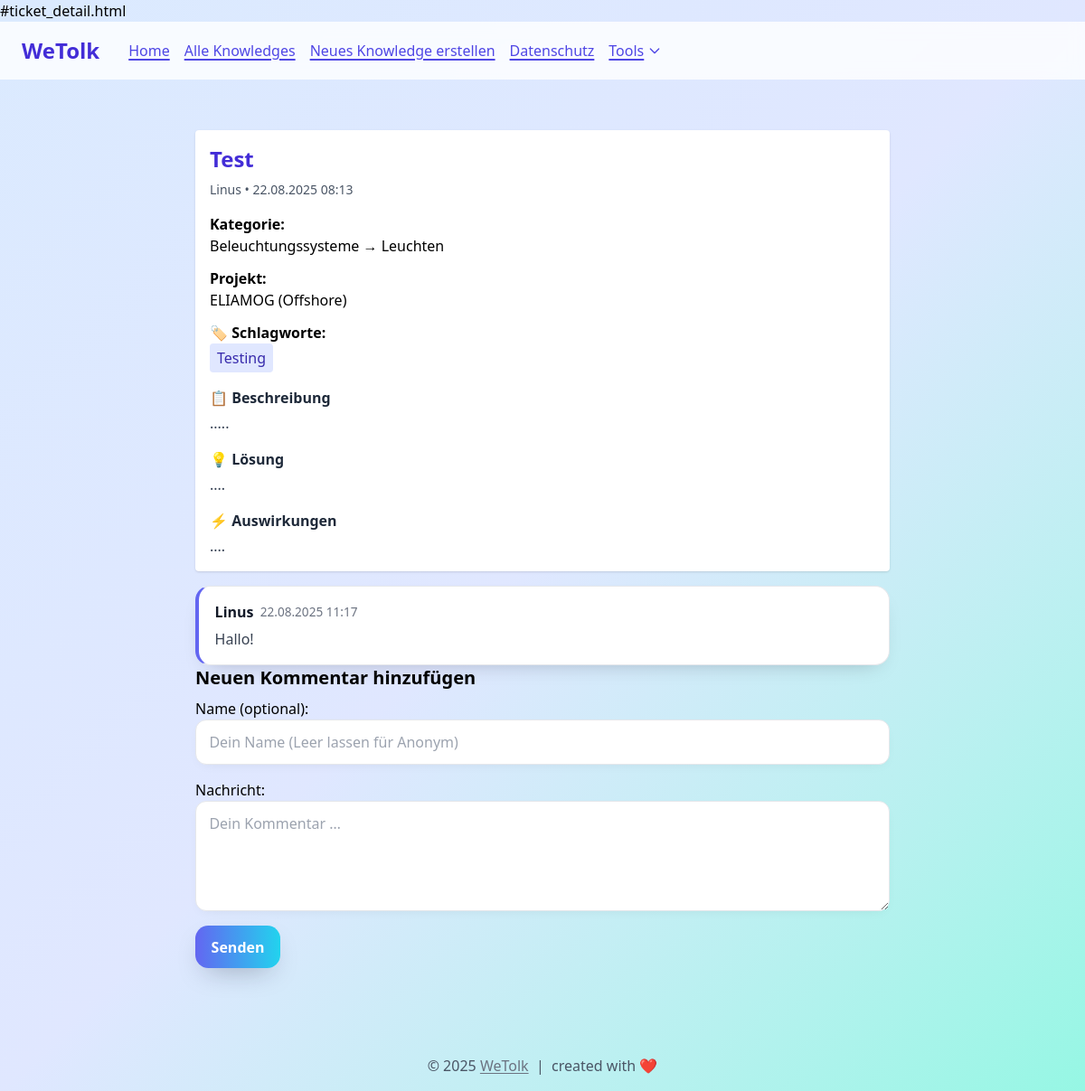
Page /29/ on the committed database.
### tickets/models.py (models this page shows, shortened)
class Ticket(models.Model):
    ROLE_CHOICES = [
        ('Teilprojektleiter', 'Teilprojektleiter'),
        ('Projektingenieur', 'Projektingenieur'),
        ('Controller', 'Controller'),
    ]
    CATEGORY_CHOICES = [
        ('Beleuchtungssysteme', 'Beleuchtungssysteme (SNE3)'),
        ('Kabelanlage', 'Kabelanlage'),
        ('Automation', 'Automation'),
        ('ILS', 'ILS'),
    ]
    SUBCATEGORY_CHOICES = [
        ('Beleuchtungstreiber', 'Beleuchtungstreiber'),
        ('Leuchten', 'Leuchten'),
        ('Kabelschirmung', 'Kabelschirmung'),
        ('Kabelbahn', 'Kabelbahn'),
        ('BUS-Systeme', 'BUS-Systeme'),
        ('SPS/DPU', 'SPS/DPU'),
        ('Sparepart Analysis', 'Sparepart Analysis'),
        ('Logistic-Support Analysis', 'Logistic-Support Analysis'),
    ]
    PROJECT_TYPE_CHOICES = [
        ('Offshore', 'Offshore'),
        ('Militär', 'Militär'),
        ('Forschungsschiff', 'Forschungsschiff'),
        ('Zivil', 'Zivil und sonstiges'),
    ]
    PROJECT_CHOICES = [
        ('BC Ferries', 'BC Ferries'),
        ('METEOR', 'METEOR'),
        ('Walther Herwig', 'Walther Herwig'),
        ('Sonne', 'Sonne'),
        ('F126', 'F126'),
        ('MEKO Brasilien', 'MEKO Brasilien'),
        ('ELIAMOG', 'ELIAMOG'),
    ]
    TYPE_CHOICES = [
        ('Material', 'Material'),
        ('Software', 'Software'),
        ('Hardware', 'Hardware'),
        ('Sicherheit', 'Sicherheit'),
    ]
    creator_name = models.CharField(
        "Name des Erstellers",
        max_length=100,
        blank=True,
        null=False,  # kein Null in der DB
        help_text='Leer lassen für „Anonym“',
    )
    title = models.CharField(
        max_length=200,
        verbose_name="Titel",
        blank=True,
        null=True,
    )
    role = models.CharField(
        max_length=50,
        choices=ROLE_CHOICES,
        default='Teilprojektleiter',
        verbose_name="Rolle",
    )
    category = models.CharField(
        max_length=50,
        choices=CATEGORY_CHOICES,
        default='Beleuchtungssysteme',
        verbose_name="Kategorie",
    )
    subcategory = models.CharField(
        max_length=50,
        choices=SUBCATEGORY_CHOICES,
        default='Leuchten',
        verbose_name="Unterkategorie",
    )
    type = models.CharField(
        max_length=50,
        choices=TYPE_CHOICES,
        default='Material',
        verbose_name="Art",
    )
    project_type = models.CharField(
        max_length=50,
        choices=PROJECT_TYPE_CHOICES,
        default='Offshore',
        verbose_name="Projektart",
    )
    project = models.CharField(
        max_length=50,
        choices=PROJECT_CHOICES,
        default='METEOR',
        verbose_name="Projekt",
    )
    tags = models.CharField(
        max_length=255,
        blank=True,
        help_text="Komma-separierte Schlagworte",
        verbose_name="Schlagworte",
    )
    description = models.TextField(verbose_name="Beschreibung")
    solution = models.TextField(blank=True, verbose_name="Lösung")
    impact = models.TextField(blank=True, verbose_name="Auswirkung")
    attachment = models.FileField(
        upload_to="attachments/",
        blank=True,
        null=True,
        verbose_name="Anhang",
    )
    created_at = models.DateTimeField(auto_now_add=True, verbose_name="Erstellt am")
    @property
    def tag_list(self):
        if not self.tags:
            return []
        return [t.strip() for t in self.tags.split(",")]

class TicketComment(models.Model):
    ticket = models.ForeignKey(
        Ticket, on_delete=models.CASCADE, related_name="comments", verbose_name="Ticket"
    )
    author_name = models.CharField(
        max_length=100,
        blank=True,                 # <— wichtig
        default="",                 # speichere ggf. leer und setze unten auf "Anonym"
        help_text="Dein Name oder leer lassen für 'Anonym'",
    )
    message = models.TextField(verbose_name="Nachricht")
    created_at = models.DateTimeField(auto_now_add=True, verbose_name="Erstellt am")

### tickets/views.py (the view, shortened to what this page needs)
# urls.py: path("<int:pk>/", TicketDetailView.as_view(), name="ticket_detail"),  # /<id>/
class TicketDetailView(FormMixin, DetailView):
    model = Ticket
    template_name = "tickets/ticket_detail.html"   # an deinen Dateinamen anpassen
    form_class = CommentForm                       # gleiche Form wie im Snippet
    def get_context_data(self, **kwargs):
        ctx = super().get_context_data(**kwargs)
        if 'comment_form' not in ctx:
            ctx['comment_form'] = self.get_form()
        return ctx

### tickets/forms.py (shortened to what this page needs)
class CommentForm(forms.ModelForm):
    author_name = forms.CharField(
        required=False,
        label="Name (optional)",
        max_length=100,
        strip=True,
        help_text="Leer lassen = Anonym",
        widget=forms.TextInput(attrs={
            "placeholder": "Dein Name (Leer lassen für Anonym)",
            "class": "w-full p-2 border rounded focus:ring-2 focus:ring-indigo-200",
            "autocomplete": "name",
        }),
    )
    class Meta:
        model = TicketComment
        fields = ["author_name", "message"]
        widgets = {
            "message": forms.Textarea(attrs={
                "rows": 4,
                "placeholder": "Dein Kommentar …",
                "class": "w-full p-2 border rounded focus:ring-2 focus:ring-indigo-200",
            }),
        }

### templates/tickets/ticket_detail.html (shortened to what this page needs)
{% extends "base.html" %}
{% load widget_tweaks %}
{% block content %}
<div class="max-w-3xl mx-auto py-8">
  <div id="snippet-container-{{ ticket.pk }}" class="ticket-snippet">
    {% include "tickets/ticket_snippet.html" with ticket=ticket comment_form=comment_form %}
  </div>
</div>
{% endblock %}

### templates/tickets/ticket_snippet.html (shortened to what this page needs)
{% load widget_tweaks %}
<div id="snippet-container-{{ ticket.pk }}" class="ticket-snippet">
  <div class="p-4 bg-white rounded shadow mb-4">
    <h2 class="text-2xl font-bold text-indigo-700 mb-2">{{ ticket.title }}</h2>
    <p class="text-sm text-gray-600">{{ ticket.creator_name }} • {{ ticket.created_at|date:"d.m.Y H:i" }}</p>
    <dl class="mt-4 space-y-3">
      <div><dt class="font-semibold">Kategorie:</dt><dd>{{ ticket.category }} → {{ ticket.subcategory }}</dd></div>
      <div><dt class="font-semibold">Projekt:</dt><dd>{{ ticket.project }} ({{ ticket.project_type }})</dd></div>
      {% if ticket.tag_list %}
      <div><dt class="font-semibold">🏷️ Schlagworte:</dt><dd class="flex flex-wrap gap-2">
        {% for tag in ticket.tag_list %}
          <span class="bg-indigo-100 text-indigo-800 px-2 py-1 rounded mr-1">{{ tag }}</span>
        {% endfor %}
      </dd></div>
      {% endif %}
    </dl>
    <div class="mt-4">
      <h3 class="font-semibold text-gray-800 mb-1">📋 Beschreibung</h3>
      <p class="whitespace-pre-wrap text-gray-700">{{ ticket.description }}</p>
    </div>
    {% if ticket.solution %}
    <div class="mt-4">
      <h3 class="font-semibold text-gray-800 mb-1">💡 Lösung</h3>
      <p class="whitespace-pre-wrap text-gray-700">{{ ticket.solution }}</p>
    </div>
    {% endif %}
    {% if ticket.impact %}
    <div class="mt-4">
      <h3 class="font-semibold text-gray-800 mb-1">⚡ Auswirkungen</h3>
      <p class="whitespace-pre-wrap text-gray-700">{{ ticket.impact }}</p>
    </div>
    {% endif %}
  </div>
<div class="ticket-snippet-inner">
  <ul class="comments-list">
    {% for c in ticket.comments.all %}
      <li class="comment-card">
        <div class="comment-header">
          <span class="comment-author">{{ c.author_name|default:"Anonym" }}</span>
          <span class="comment-time">{{ c.created_at|date:"d.m.Y H:i" }}</span>
        </div>
        <div class="comment-body">{{ c.message }}</div>
      </li>
    {% empty %}
      <li>Keine Kommentare vorhanden.</li>
    {% endfor %}
  </ul>
  <h3 class="text-xl font-semibold mb-2">Neuen Kommentar hinzufügen</h3>
  <form method="post"
        action="{% url 'tickets:ticket_detail' ticket.pk %}"
        hx-post="{% url 'tickets:ticket_snippet' ticket.pk %}"
        hx-target="#snippet-container-{{ ticket.pk }}"
        hx-swap="innerHTML"
        class="comment-form">
    <div class="row">
      {{ comment_form.author_name.label_tag }}
      {{ comment_form.author_name }}
    </div>
    <div class="row">
      {{ comment_form.message.label_tag }}
      {{ comment_form.message }}
    </div>
    <button type="submit" class="btn-primary">Senden</button>
  </form>
</div>

### templates/tickets/ticket_detail.html (style rules this page uses)
.comments-list { list-style:none; padding:0; margin:0; display:grid; gap:1rem; }
.comment-card { background:#fff; border:1px solid #e5e7eb; border-left:4px solid #6366f1; border-radius:1rem; padding:1rem 1.1rem; box-shadow:0 10px 24px -14px rgba(2,6,23,.28); }
.comment-header { display:flex; align-items:center; gap:.45rem; margin-bottom:.4rem; }
.comment-author { font-weight:600; color:#111827; }
.comment-time { font-size:.85rem; color:#6b7280; }
.comment-body { color:#374151; white-space:pre-wrap; }
.comment-form .row { margin-bottom:1rem; }
.comment-form input[type="text"], .comment-form textarea { width:100%; background:#fff; border:1px solid #e5e7eb; border-radius:.75rem; padding:.75rem .9rem; color:#111827; box-shadow:0 4px 14px -6px rgba(2,6,23,.08); }
.comment-form input::placeholder, .comment-form textarea::placeholder { color:#9ca3af; }
.comment-form .btn-primary { display:inline-flex; align-items:center; justify-content:center; gap:.5rem; cursor:pointer; border:0; border-radius:.9rem; padding:.7rem 1.1rem; font-weight:700; color:#fff; background:linear-gradient(90deg,#6366f1,#22d3ee,#10b981); background-size:200% 100%; box-shadow:0 12px 30px -12px rgba(16,24,40,.35); transition:transform .12s ease, box-shadow .2s ease, background-position .35s ease, filter .2s ease; }

### rows in the picture
Ticket: title "Test", creator_name "Linus", created_at "22.08.2025 08:13", category "Beleuchtungssysteme", subcategory "Leuchten", project "ELIAMOG", project_type "Offshore", tag_list "Testing", description ".....", solution "....", impact "...."
TicketComment: author_name "Linus", created_at "22.08.2025 11:17", message "Hallo!"

### other values in the picture
{{ comment_form.author_name.label_tag }} "Name (optional):"
{{ comment_form.message.label_tag }} "Nachricht:"
